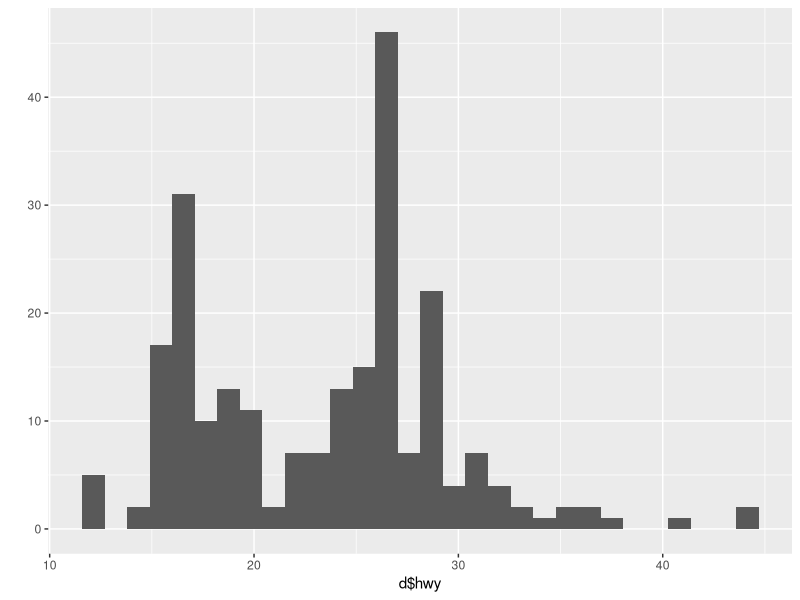
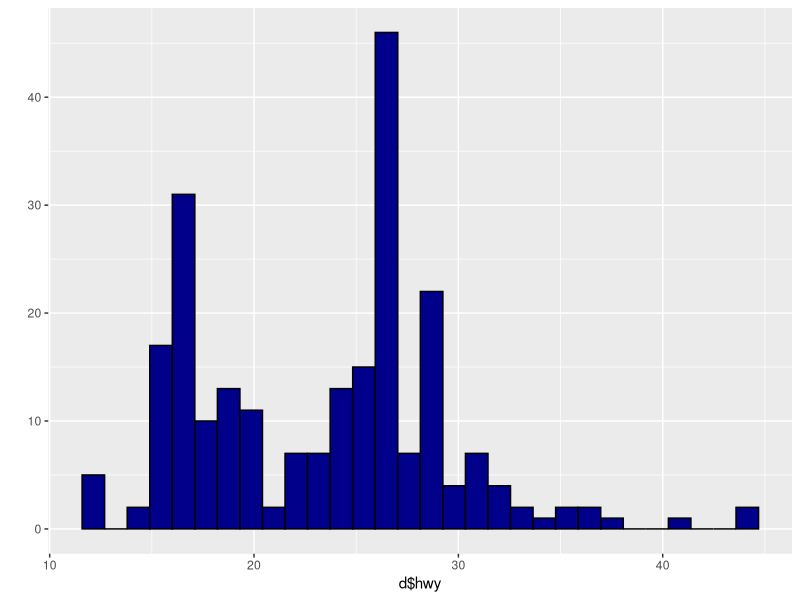
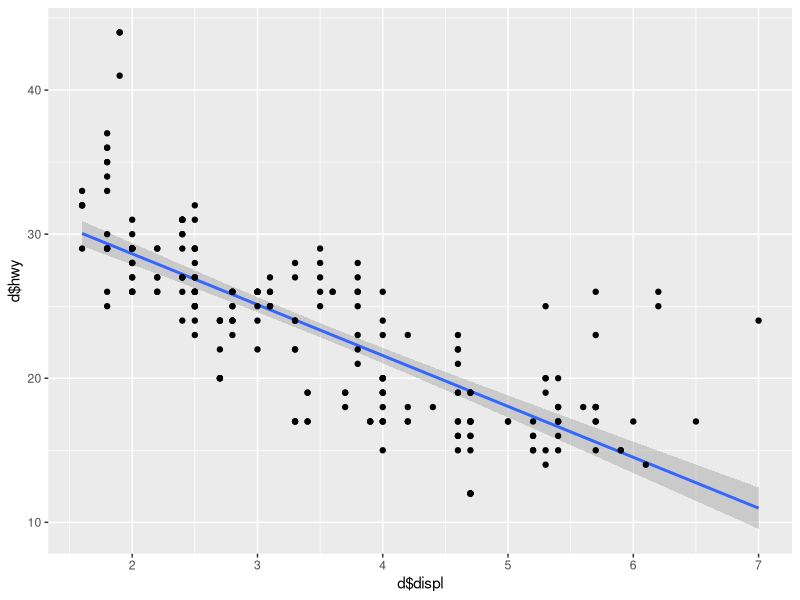
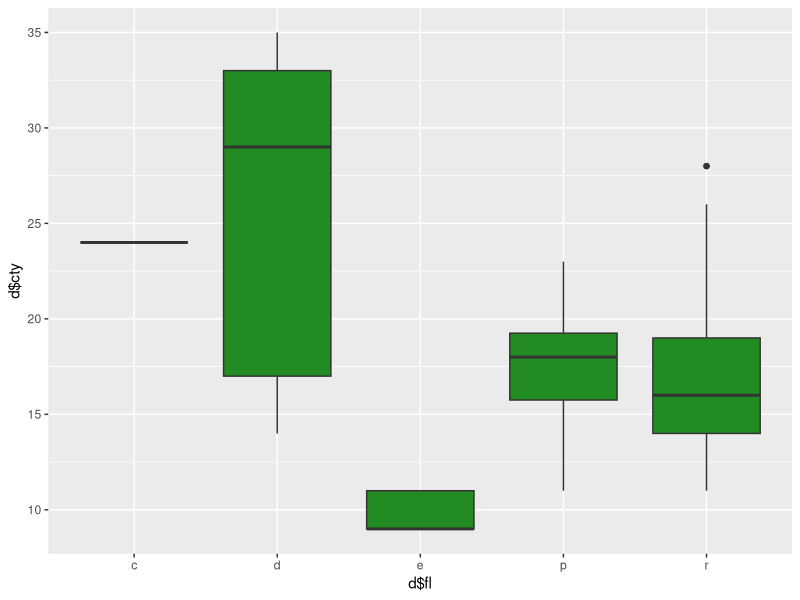
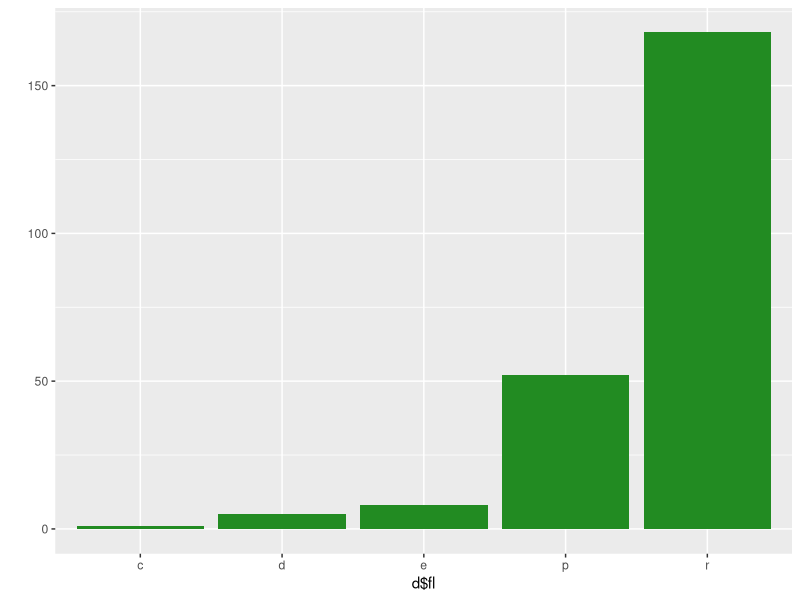
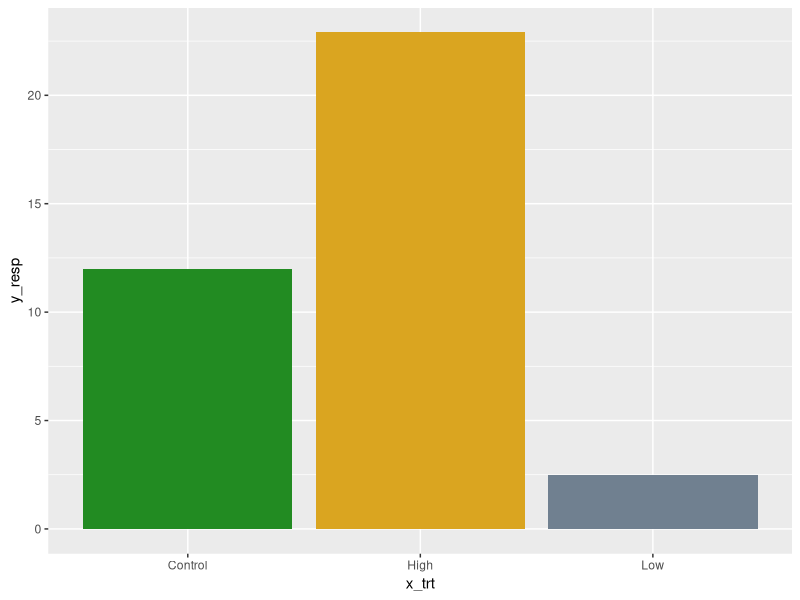
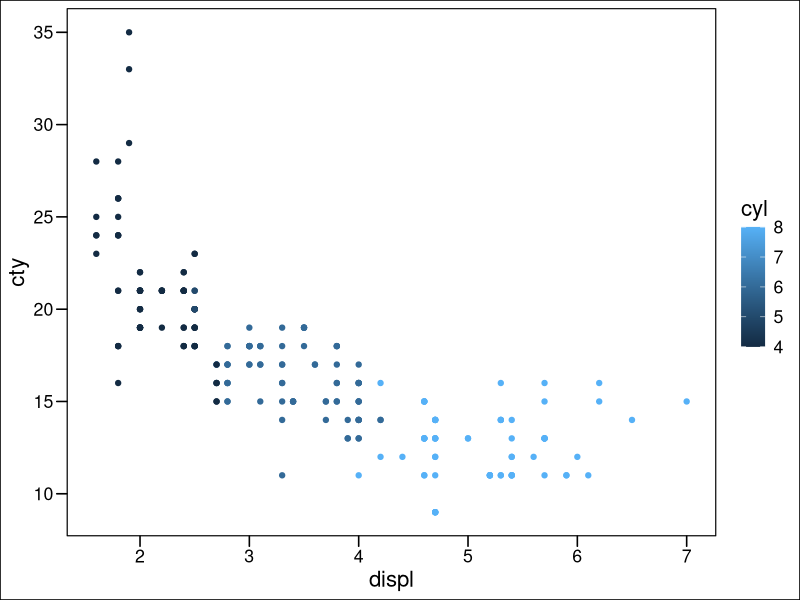
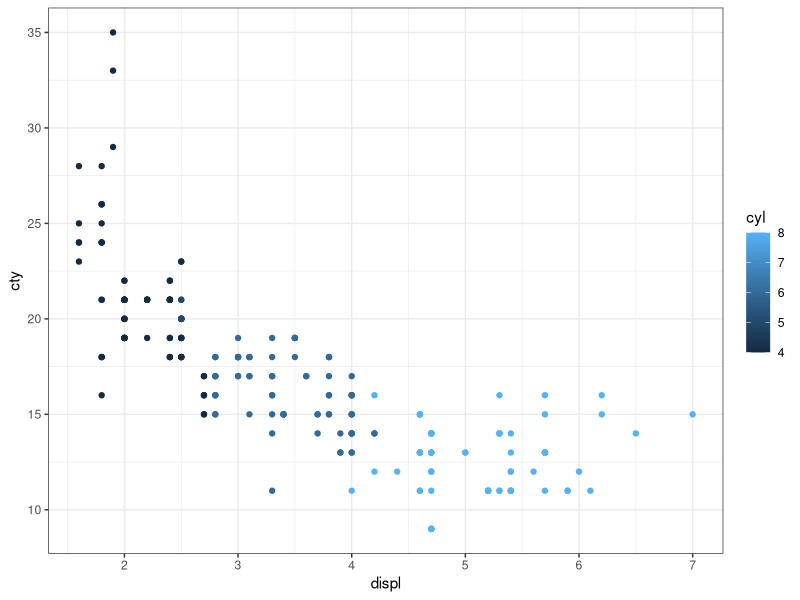

Reproduce these figures in R, in order.
#### ggplot2
#### 24 January 2023
#### JJM

library(ggplot2)
library(ggthemes)
library(patchwork)

#### Template for ggplot code
### p1 <- ggplot(data = <DATA>, mapping = aes(x = <x>, y = <y>)) + 
### <GEOM FUNCTION>
### print(p1)

#### Load in a built in data set
d <- mpg
str(mpg)

library(dplyr)
glimpse(d)

#### qplot: quick plotting

## Histogram
qplot(x = d$hwy)

qplot(x = d$hwy, fill = I("darkblue"), color = I("black")) #Need the I function for some reason

## Scatterplot
qplot(x = d$displ, y = d$hwy, geom = c("smooth", "point"), method = "lm")

## Box Plot
qplot(x = d$fl, y = d$cty, geom = "boxplot", fill = I("forestgreen"))

## Bar Plot
qplot(x = d$fl, geom = "bar", fill = I("forestgreen"))

### Create some data with specified counts
x_trt <- c("Control", "Low", "High")
y_resp <- c(12, 2.5, 22.9)
qplot(x = x_trt, y = y_resp, geom = "col", fill = I(c("forestgreen", "slategrey", "goldenrod")))


##### ggplot: uses dataframes instead of vectors

p1 <- ggplot(data = d, mapping = aes(x = displ, y = cty, color = cyl)) + 
  geom_point()

p1 + theme_base()
p1 + theme_bw()
p1 + theme_classic()
p1 + theme_linedraw()
p1 + theme_dark()
p1 + theme_minimal()
p1 + theme_solarized()

p1 + theme_bw(base_size=30, base_family = "serif")

p2 <- ggplot(data = d, aes(x = fl, fill = fl)) + 
  geom_bar()
p2 + coord_flip() + theme_classic(base_size = 15, base_family = "sans")

# Theme modifications
p3 <- ggplot(data = d, aes(x=displ, y = cty)) +
  geom_point(size = 7, shape = 21, color = "magenta", fill = "black") +
  xlab("Count") +
  ylab("Fuel") +
  labs(title = "My title here", subtitle = "my subtitle here")

p3 + xlim(1,10) + ylim(0,35)
library(viridis)
cols <- viridis(7, option = "magma")
ggplot(d, aes(x = class, y = hwy, fill=class)) + 
  geom_boxplot() +
  scale_fill_manual(values = cols)

p1 + p2 / p3
